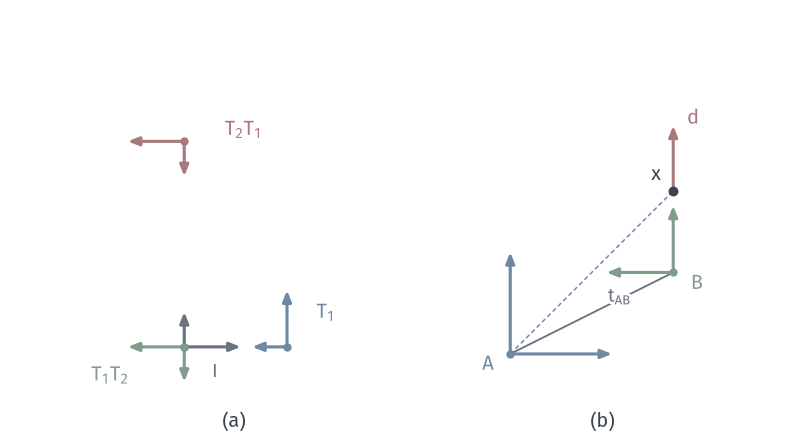

Reproduce this figure in Python.
"""Planar poses (a) composition in the two orders, (b) the coordinate change T_AB."""
from pathlib import Path
import sys
ROOT = next(p for p in Path(__file__).resolve().parents if (p/"build.sh").is_file() and (p/"tex/book.tex").is_file())
sys.path.insert(0, str(ROOT/"figures/04-spaces-measures-and-geometry/04-manifolds/matplotlib/mfd-common"))
from mfd3d import *

W, H = 112, 62
fig, ax = canvas(W, H)
def R(t): return np.array([[np.cos(t), -np.sin(t)], [np.sin(t), np.cos(t)]])
def frame(O, ang, c, s, L1=.55, L2=.34):
    Rm = R(ang)
    o = O
    arrow(ax, to(o, s), to(o+L1*Rm[:, 0], s), color=c, lw=1.25, scale=6.5, zorder=6)
    arrow(ax, to(o, s), to(o+L2*Rm[:, 1], s), color=c, lw=1.25, scale=6.5, zorder=6)
    dot(ax, to(o, s), c, size=1.2, zorder=7)
to = lambda q, s: np.array([s[0]+s[2]*q[0], s[1]+s[2]*q[1]])
# (a) composition
sa = (26, 13, 14.5)
frame(np.array([0.0, 0]), 0, MUTED, sa)
frame(np.array([1.0, 0]), np.pi/2, BLUE, sa)
frame(np.array([0.0, 2]), np.pi, RED, sa)
frame(np.array([0.0, 0]), np.pi, GREEN, sa)
label(ax, to((.3, -.24), sa), r'$I$', 7.5, MUTED)
label(ax, to((1.38, .34), sa), r'$T_1$', color=BLUE)
label(ax, to((.58, 2.12), sa), r'$T_2T_1$', color=RED)
label(ax, to((-.72, -.27), sa), r'$T_1T_2$', color=GREEN)
# (b) coordinate change
sb = (72, 12, 11.5)
frame(np.array([0.0, 0]), 0, BLUE, sb, L1=1.25, L2=1.25)
frame(np.array([2.0, 1]), np.pi/2, GREEN, sb, L1=.82, L2=.82)
x = np.array([2.0, 2])
ax.plot(*zip(to((0, 0), sb), to(x, sb)), color=BLUE, lw=.6, ls=(0, (3, 2)), zorder=3)
dot(ax, to(x, sb), INK, zorder=8)
arrow(ax, to(x, sb), to(x+[0, .8], sb), color=RED, lw=1.2, scale=6.5, zorder=7)
label(ax, to(x, sb)+[-2.4, 2.4], '$x$', halo=True)
label(ax, to(x+[0, .84], sb)+[2.8, .7], '$d$', color=RED, halo=True)
label(ax, to((0, 0), sb)+[-3.1, -1.4], '$A$', color=BLUE)
label(ax, to((2, 1), sb)+[3.4, -1.5], '$B$', color=GREEN)
label(ax, to((2, 1), sb)+[-7.6, -3.3], r'$t_{AB}$', 7.5, MUTED, halo=True)
ax.plot(*zip(to((0, 0), sb), to((2, 1), sb)), color=MUTED, lw=.75, zorder=2)
panel_tag(ax, sa[0]+7, 1.7, '(a)'); panel_tag(ax, sb[0]+13, 1.7, '(b)')
save(fig, Path(__file__).resolve().parent, 'figure', {'formula': 'T1:(90deg,(1,0)),T2:(90deg,(0,1)); T2T1:(180deg,(0,2)); T1T2:(180deg,0); T_AB:(90deg,(2,1)); x_B=(1,0)->x_A=(2,2); d_B=(1,0)->d_A=(0,1)'})
